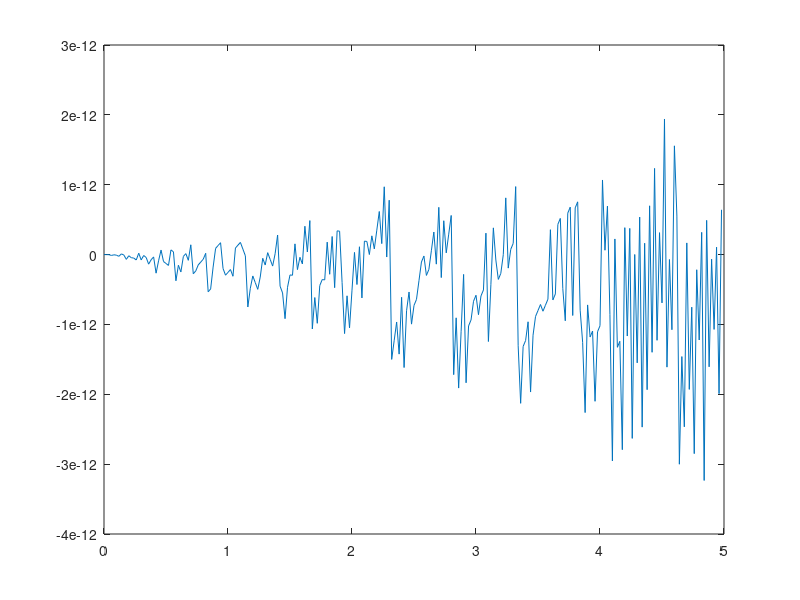
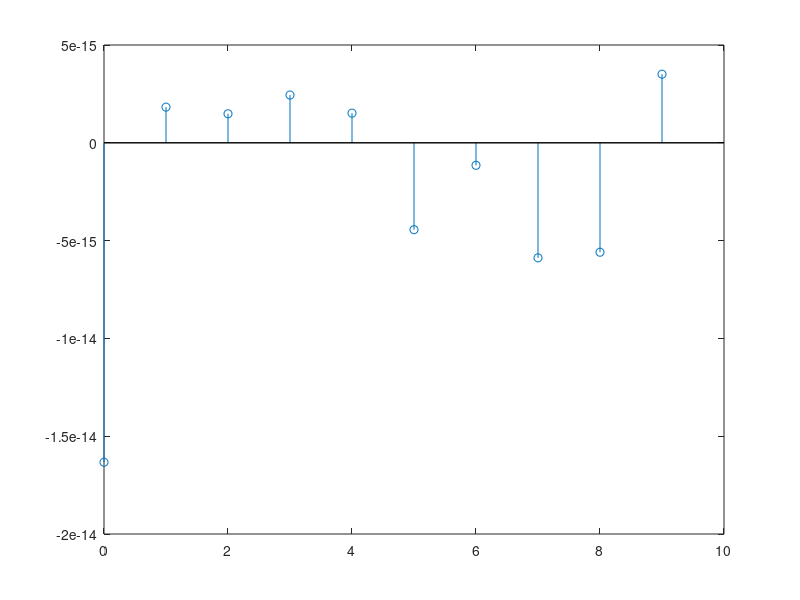

Here is the MATLAB script that generated these plots, in order: (Note: this script raises an error after producing the figures.)
% Sum of sines signal 
fy=300; %signal frequency in Hz
wy=2*pi*fy; %signal frequency in rad/s

fs=50; %sampling frequency in Hz
tiv=1/fs; %time interval between samples;
t=0:tiv:(5-tiv); %time intervals set (5 seconds)

N = size(t)(2)

y=0.6*sin(wy*t)+0.3*sin(3*wy*t)+0.2*sin(5*wy*t); %signal data set
plot(t,y)
print ('out0.png')

figure()
fou=fft(y,fs);
hmag=real(fou); ah=hmag/N;
stem(0:9,ah(1:10)); hold on;
plot([0 10],[0 0],'k');
print ('out1.png')

pkg load signal
order = 32
fc1 = 6
fs = 20
f1 = my_sinc_filter_high(order, fc1, fs);

fou=fft(f1,fs);
hmag=real(fou); ah=hmag/N;
stem(0:9,ah(1:10)); hold on;
plot([0 10],[0 0],'k');
print ('out2.png')
